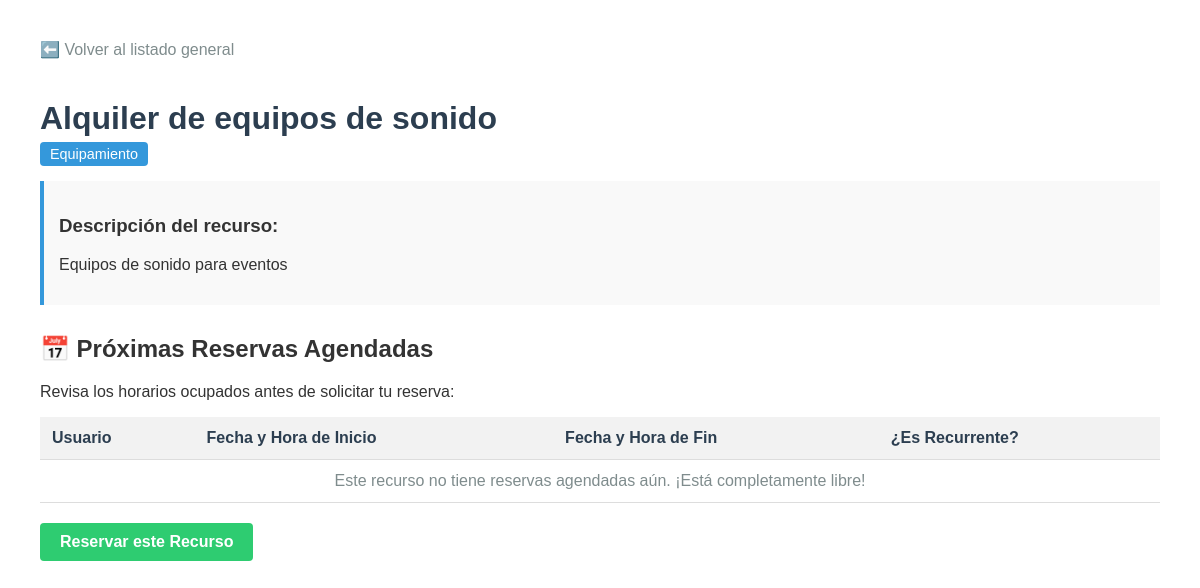
Screenshot of /reservas/recursos/5/ with the database file from the repository.
### reservas/models.py (models this page shows, shortened)
class Resource(models.Model):
    RESOURCE_TYPES = [
        ('SPORT', 'Pista Deportiva'),
        ('ROOM', 'Sala de Reuniones'),
        ('EQUIP', 'Equipamiento'),
    ]
    name = models.CharField(max_length=100, verbose_name="Nombre del recurso")
    resource_type = models.CharField(max_length=10, choices=RESOURCE_TYPES, default='SPORT', verbose_name="Tipo")
    description = models.TextField(blank=True, null=True, verbose_name="Descripción")

### reservas/views.py (the view)
# urls.py: path('reservas/recursos/<int:resource_id>/', detalle_recurso, name='detalle_recurso'),
def detalle_recurso(request, resource_id):
    recurso = get_object_or_404(Resource, pk=resource_id)
    reservas_existentes = recurso.bookings.all().order_by('start_time')
    contexto = {
        'recurso': recurso,
        'reservas_existentes': reservas_existentes
    }
    return render(request, 'reservas/detalle.html', contexto)

### reservas/templates/reservas/detalle.html (shortened to what this page needs)
<!DOCTYPE html>
<html lang="es">
<head>
</head>
<body>
    <a href="{% url 'lista_recursos' %}" class="btn-back">⬅️ Volver al listado general</a>
    <h1>{{ recurso.name }}</h1>
    <span class="badge">{{ recurso.get_resource_type_display }}</span>
    <div class="info-box">
        <h3>Descripción del recurso:</h3>
        <p>{{ recurso.description|default:"Este recurso no cuenta con una descripción detallada en este momento." }}</p>
    </div>
    <h2>📅 Próximas Reservas Agendadas</h2>
    <p>Revisa los horarios ocupados antes de solicitar tu reserva:</p>
    <table>
        <thead>
            <tr>
                <th>Usuario</th>
                <th>Fecha y Hora de Inicio</th>
                <th>Fecha y Hora de Fin</th>
                <th>¿Es Recurrente?</th>
            </tr>
        </thead>
        <tbody>
            {% for reserva in reservas_existentes %}
                <tr>
                    <td>{{ reserva.user.username }}</td>
                    <td>{{ reserva.start_time|date:"d/m/Y H:i" }}</td>
                    <td>{{ reserva.end_time|date:"d/m/Y H:i" }}</td>
                    <td>{% if reserva.is_recurring %}🔄 Sí{% else %}❌ No{% endif %}</td>
                </tr>
            {% empty %}
                <tr>
                    <td colspan="4" style="text-align: center; color: #7f8c8d;">
                        Este recurso no tiene reservas agendadas aún. ¡Está completamente libre!
                    </td>
                </tr>
            {% endfor %}
        </tbody>
    </table>
    <a href="{% url 'crear_reserva' %}" class="btn-reserve">Reservar este Recurso</a>
</body>
</html>

### reservas/templates/reservas/detalle.html (style rules this page uses)
body { font-family: Arial, sans-serif; margin: 40px; color: #333; }
h1 { color: #2c3e50; margin-bottom: 5px; }
.badge { background: #3498db; color: white; padding: 4px 10px; border-radius: 4px; font-size: 0.9em; display: inline-block; margin-bottom: 15px; }
.info-box { background: #f9f9f9; padding: 15px; border-left: 4px solid #3498db; margin-bottom: 30px; }
table { width: 100%; border-collapse: collapse; margin-top: 15px; }
th, td { padding: 12px; text-align: left; border-bottom: 1px solid #ddd; }
th { background-color: #f2f2f2; color: #2c3e50; }
.btn-back { display: inline-block; margin-bottom: 20px; color: #7f8c8d; text-decoration: none; }
.btn-reserve { display: inline-block; margin-top: 20px; padding: 10px 20px; background: #2ecc71; color: white; text-decoration: none; border-radius: 4px; font-weight: bold; }

### rows the page displays
Resource: name "Alquiler de equipos de sonido", resource_type "Equipamiento", description "Equipos de sonido para eventos"
